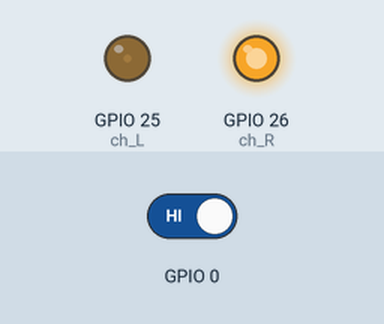
This sketch was run on a simulated ESP32. On the bench: output pins drawn as LEDs (lit = HIGH). The inputs (shaded band) are chosen by the test bench; at power-on: GPIO 0 HIGH.

Above: at 0.15 s.
At 1.2 s:
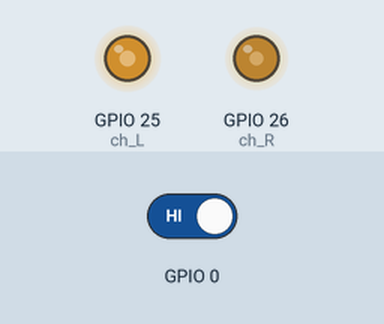
1.3 s: GPIO 0 driven LOW
At 1.67 s:
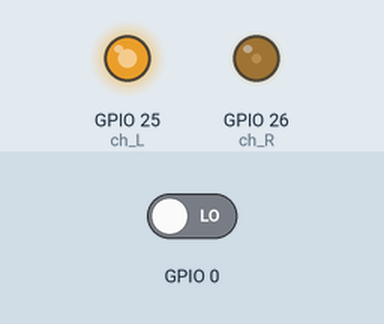
Timing chart, 0 to 10.3 s (numbered marks = the images above; inputs shaded):
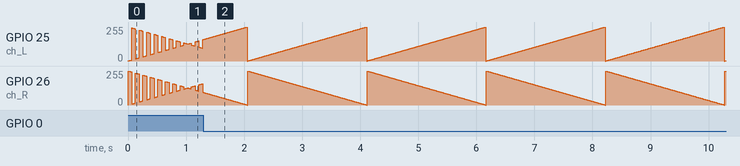

The sketch:

_0030_DAC.ino
```cpp
// [ DAC ]
// prototype
// void dacWrite(uint8_t pin, uint8_t value);

uint8_t ch_L = 25;
uint8_t ch_R = 26;

void setup()
{
  dacWrite(25, 0);
  dacWrite(26, 0);
}

void loop()
{
  static uint8_t i = 0;
  static uint8_t j = 0;
  static bool swapable = true;

  dacWrite(ch_L, i++);
  dacWrite(ch_R, j--);

  // swap channel
  if (swapable && ((i % 8) == 0))
  {
    ch_L ^= ch_R;
    ch_R ^= ch_L;
    ch_L ^= ch_R;
  }

  // toggle swapable
  static bool buttonState0 = HIGH;
  if (buttonState0 != digitalRead(0))
  {
    buttonState0 = !buttonState0;
    if (buttonState0 == LOW)
    {
      swapable = !swapable;
    }
  }

  delay(8);
}
```

Measured:
- by itself, GPIO 25 (ch_L): ramps from 0/255 to 255/255 and jumps back, once every 2.1 s
- by itself, GPIO 26 (ch_R): ramps from 255/255 to 0/255 and jumps back, once every 2.1 s
